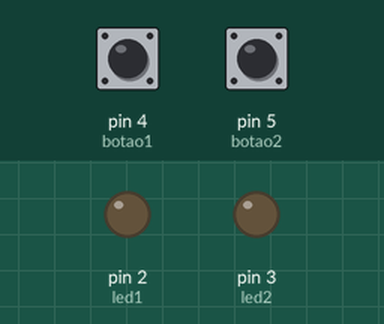
The sketch below on a simulated Arduino Uno, built with avr-gcc and run on an emulated ATmega328P. On the bench: output pins drawn as LEDs (lit = HIGH). The test bench sets the inputs (shaded band); at power-on: pin 4 (botao1) LOW, pin 5 (botao2) HIGH.

Above: at 1.2 s.
1.3 s: pin 4 (botao1) pulled HIGH for 0.15 s
At 2.2 s:
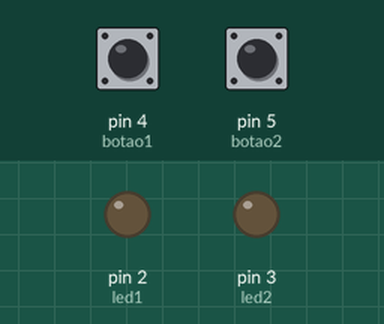
3.0 s: pin 5 (botao2) pulled LOW for 0.15 s
At 3.5 s:
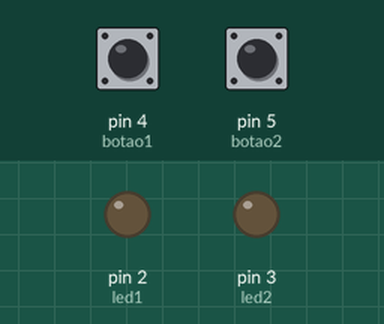
4.7 s: pin 5 (botao2) pulled LOW for 3.2 s
At 5.7 s:
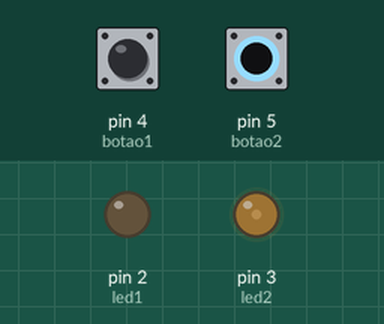
9.4 s: pin 4 (botao1) pulled HIGH for 1 s
At 10.2 s:
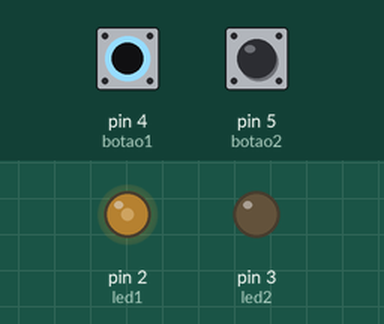
11.9 s: pin 4 (botao1) pulled HIGH for 3.2 s
At 16.3 s:
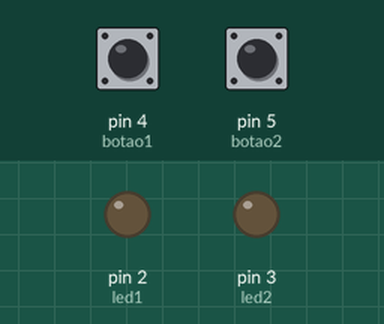
16.6 s: pin 4 (botao1) driven HIGH and pin 5 (botao2) driven LOW
At 17.1 s:
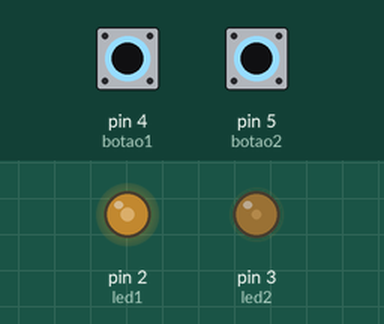
Timing chart, 0 to 19.1 s (numbered marks = the images above; inputs shaded):
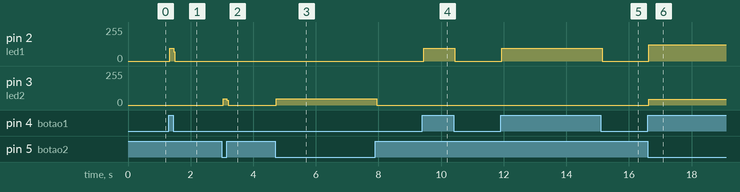

Measured:
- after the input at 1.3 s, pin 2 (led1): 0/255 → 95/255 at once, → 0/255 0.12 s later
- after the input at 3.0 s, pin 3 (led2): 0/255 → 48/255 at once, → 0/255 0.12 s later
- after the input at 4.7 s, pin 3 (led2): 0/255 → 48/255 at once, → 0/255 3.2 s later
- after the input at 9.4 s, pin 2 (led1): 0/255 → 95/255 at once, → 0/255 1.0 s later
- after the input at 11.9 s, pin 2 (led1): 0/255 → 95/255 at once, → 0/255 3.2 s later
- after the input at 16.6 s, pin 2 (led1): 0/255 → 121/255 at once; pin 3 (led2): 0/255 → 42/255 at once

The sketch:

CODIGO_C++.ino
```cpp
const int led1 = 2;
const int led2 = 3;
const int botao1 = 4;
const int botao2 = 5;

int var1;
int var2;

void setup()
{
  pinMode(led1, OUTPUT);
  pinMode(led2, OUTPUT);
  pinMode(botao1, INPUT);
  pinMode(botao2, INPUT);

}

void loop()
{
  var1 = digitalRead(botao1);
  var2 = digitalRead(botao2);

  if(var1){

    digitalWrite(led1,HIGH);
  }
  if(!var2){
    digitalWrite(led2, HIGH);
  }
    digitalWrite(led2, LOW);
    digitalWrite(led1, LOW);
}
```

CODIGO_C++.cpp
```cpp
const int led1 = 2;
const int led2 = 3;
const int botao1 = 4;
const int botao2 = 5;

int var1;
int var2;

void setup()
{
  pinMode(led1, OUTPUT);
  pinMode(led2, OUTPUT);
  pinMode(botao1, INPUT);
  pinMode(botao2, INPUT);

}

void loop()
{
  var1 = digitalRead(botao1);
  var2 = digitalRead(botao2);

  if(var1){

    digitalWrite(led1,HIGH);
  }
  if(!var2){
    digitalWrite(led2, HIGH);
  }
    digitalWrite(led2, LOW);
    digitalWrite(led1, LOW);
}
```
